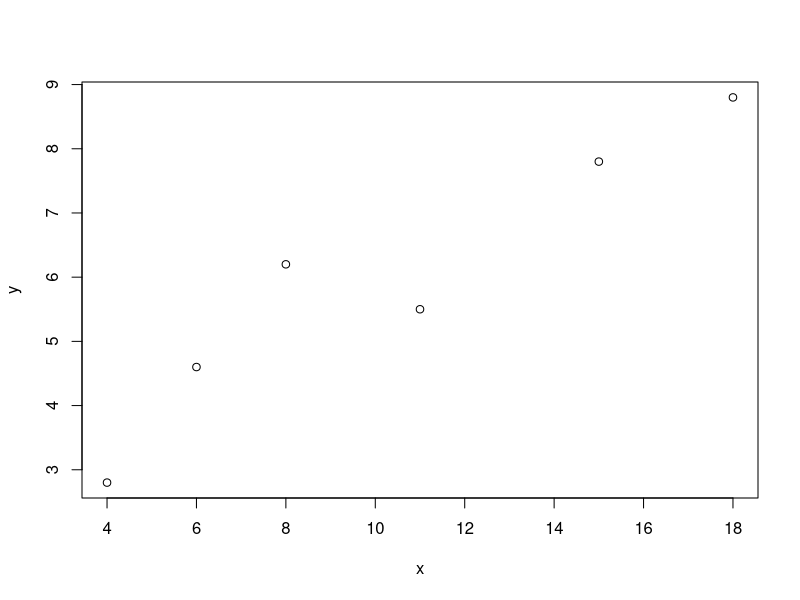
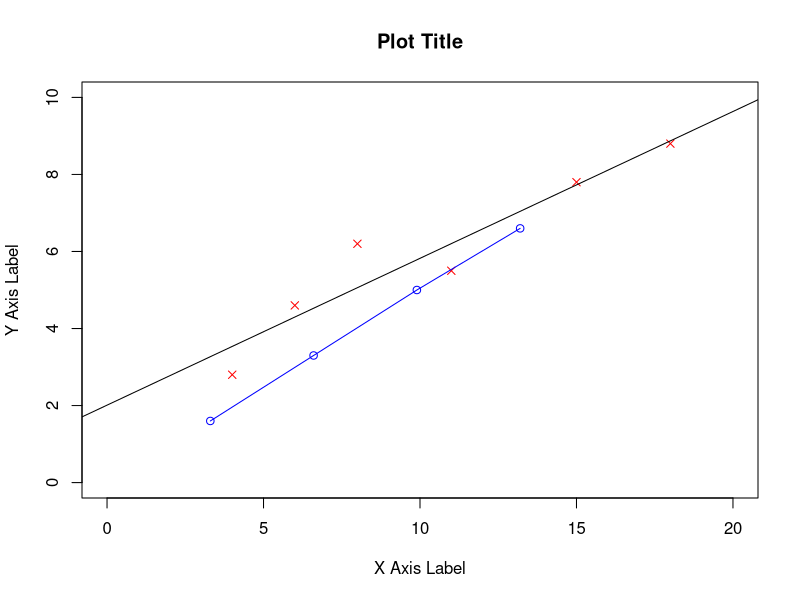
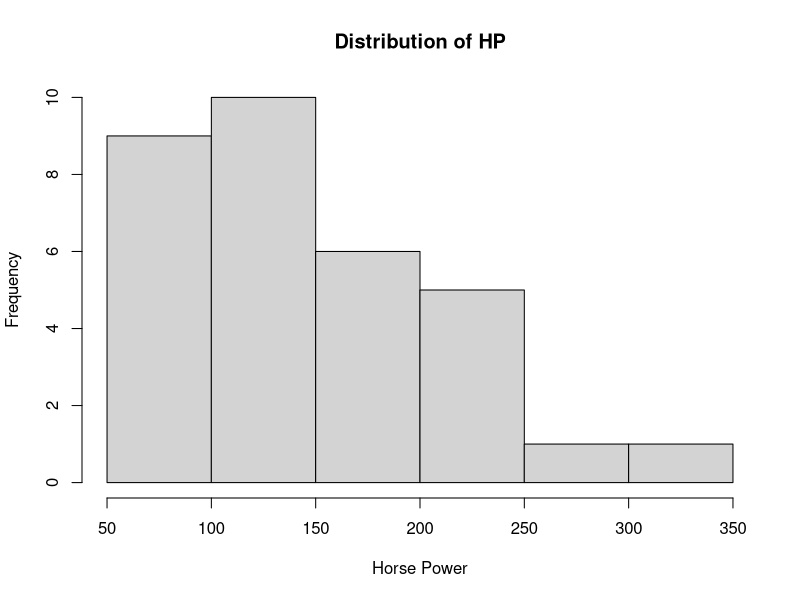
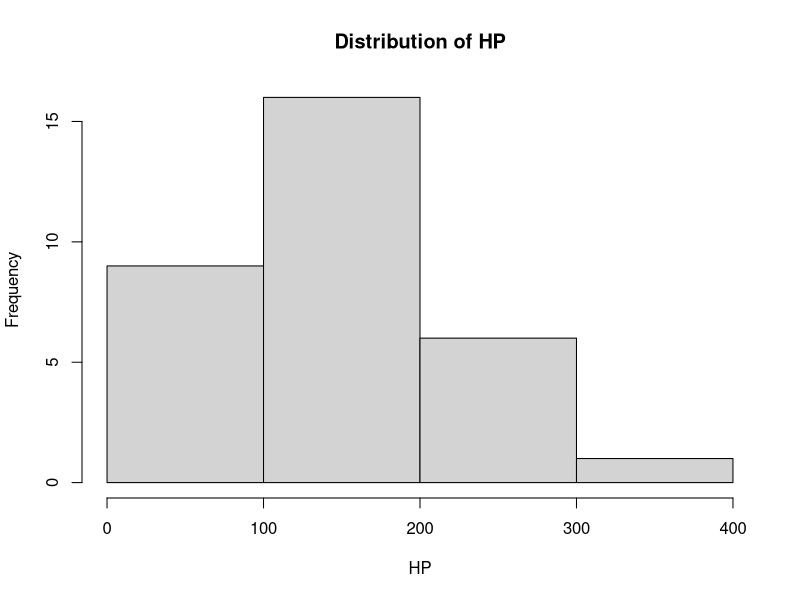
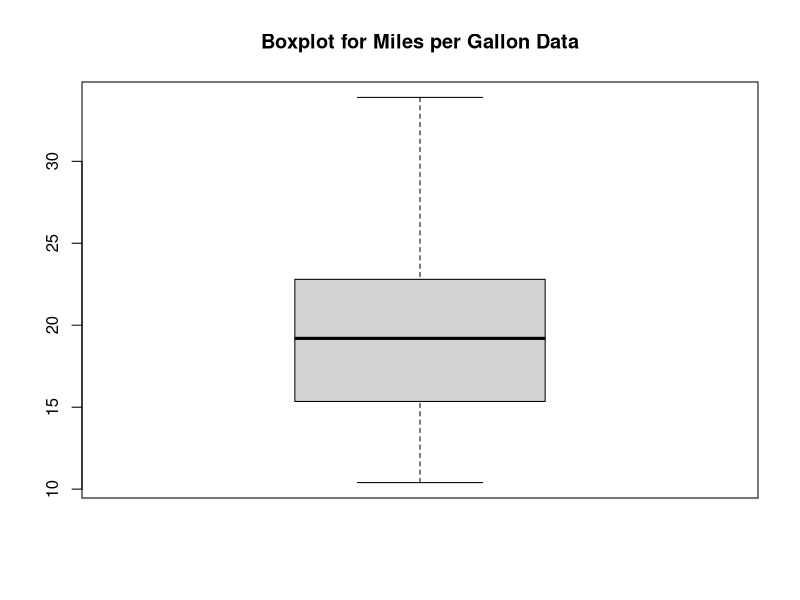
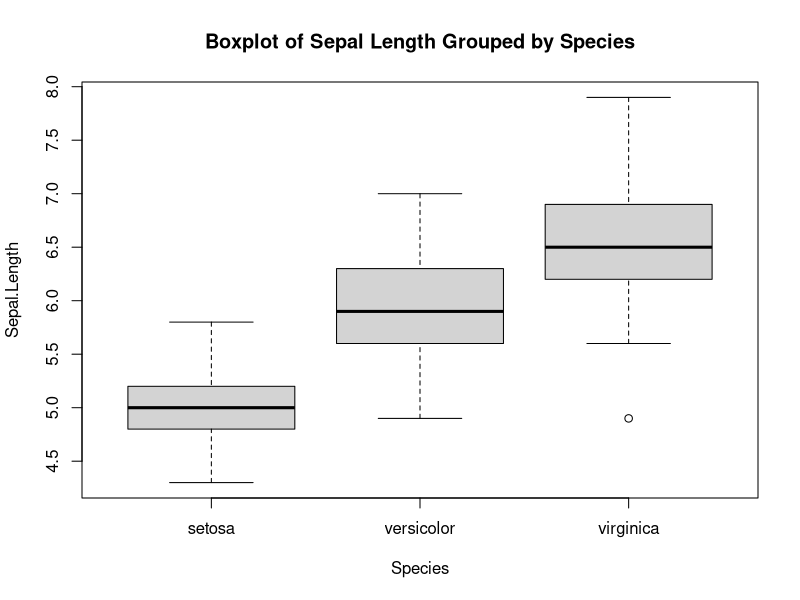

These charts were generated, in order, by the following R code: (Note: this script raises an error after producing the figures.)
## Data Visualization 

# Plotting data

# Below are some simple examples of how to plot a line in R, how to fit a line to some points, and how to add 
# more points to a graph.

# Make a very simply plot of (x, y) values and plot them:

x <- c(4, 6, 8, 11, 15, 18)
y <- c(2.8, 4.6, 6.2, 5.5, 7.8, 8.8)

plot(x, y)

# We can use a bunch of parameters to produce a more descriptive plot, as shown below:

plot(  x , y
     , xlab="X Axis Label"
     , ylab="Y Axis Label"
     , main = "Plot Title"
     , xlim = c(0, 20)     # X axis range
     , ylim = c(0, 10)     # Y axis range
     , pch = 4             # Set the plotting symbol to 'X'
     , col = "red"         # Set the plot color to red
     )

# Create a linear model and plot it:

lin_model <- lm(y ~ x)

abline(lin_model)

# Add more points to our graph:

x2 <- c(3.3, 6.6, 9.9, 13.2)
y2 <- c(1.6, 3.3, 5, 6.6 )

# Create a 2D line plot for the 4 new values:

points(  x2, y2
       , type="o"     # Use a line plot
       , col = "blue"
       )

# Histograms

# A histogram plots the frequencies that data appears within certain ranges. Below, we plot a simple histogram
# showing our mtcars data horse power distribution. 

data(mtcars)

hist(mtcars$hp, main = "Distribution of HP", xlab = "Horse Power")

# For our histogram, R will automatically calculate the intervals to use, although we can specify the amount of
# breaks we want using the breaks option:

hist(mtcars$hp, main = "Distribution of HP", xlab = "HP", breaks = 4)

# Boxplot

# A boxplot provides a graphical view of the median, quartiles, maximum, and minimum of a data set. 

boxplot(mtcars$mpg, main = "Boxplot for Miles per Gallon Data")

# We can also create a boxplot of a numerical variable grouped by a categorical variable

# Use the iris data set to create a boxplot of the sepal.length column grouped by species:

data(iris)

boxplot(Sepal.Length ~ Species, data = iris, main = "Boxplot of Sepal Length Grouped by Species")

# ggplot2

# ggplot is a popular visualization package which we can use to create elegant and complex plots.

# Let's illustrate some simple plots we can make using this library.

install_and_load_package('ggplot2')

# Create a regular dot plot of Sepal (length, width) points using our iris data:

ggplot( iris              
      , aes(x = Sepal.Length, y = Sepal.Width)) +   # Specify the aesthetic mappings (variable mappings)
        geom_point()  # Specify the geometric object. Here, we specify points (dots) to obtain a plot of points     

# Aesthetic mappings allow us to use properties within our data to influence the visual characeristics of our graphs.
# Lets make the same plot as above, except we will specify a different color for each flower species:

ggplot( iris              
      , aes(x = Sepal.Length, y = Sepal.Width, color = Species)) + 
        geom_point() 

# We can also make plots using different geometric shapes / objects. 

# Create a line chart for the iris data set:

ggplot( iris              
      , aes(x = Sepal.Length, y = Sepal.Width, color = Species)) + 
        geom_line()   

# Create a smoothed line chart:

ggplot( iris              
      , aes(x = Sepal.Length, y = Sepal.Width, color = Species)) + 
        geom_smooth() 

# Create a bar chart:

ggplot( data = iris          
      , aes(x = Sepal.Width)) + 
        geom_bar()              

# Create a histogram (which is similar to the bar chart above):

ggplot( data = iris          
      , aes(x = Sepal.Width)) + 
        geom_histogram()       

# Sometimes, we may want to display multiple plots in one image with the different facets. An advantage of 
# this method is that all axes share the same scale across the charts, making it easy to compare them at a glance.
# You can construct a plot with multiple facets by using the facet_wrap()

# Use the iris dataset and the facet_wrap function to plot the iris sepal width accross the different species:

ggplot( iris
      , aes(x = Sepal.Length, y = Sepal.Width)) + 
        geom_point() + 
        facet_wrap(~Species)

# Create a mew graph wiht added labels to our visuals using the labs function:

ggplot( iris
      , aes(x = Sepal.Length, y = Sepal.Width, color = Species)) +
        geom_point() +
        labs( title = "Width and Length Iris Data",
              subtitle = "Simple description of our data can be included here",
              x = "Sepal Length",
              y = "Sepal Width",
              color = "Species"
            )

# Use the facet_grid function to facet our data by more than one categorical variable:

data(mpg)

ggplot( mpg
      , aes(x = displ, y = hwy)) +
        geom_point() +
        facet_grid(year ~ cyl)  # Create a facet grid for year / cylinder data

# Time Series Data

# Time series data can be stored as a ts object. ts objects contain information about seasonal frequency that is used
# by ARIMA functions. It also allows for calling of elements in the series by date using the window command.

# Create a dummy dataset of 100 observations:

x <- rnorm(100)

# Convert this vector to a ts object with 100 annual observations:

x <- ts(x, start = c(1900), freq = 1)

plot(x)

# Convert this vector to a ts object with 100 monthly observations starting in July:

x <- ts(x, start = c(1900, 7), freq = 12)

plot(x)

# Exploratory Data Analysis with time-series data

# Lets load some air passanger data:

data(AirPassengers)

# Plot the raw data:

plot(AirPassengers) 

# Fit a trend line:

abline(reg=lm(AirPassengers~time(AirPassengers))) 

